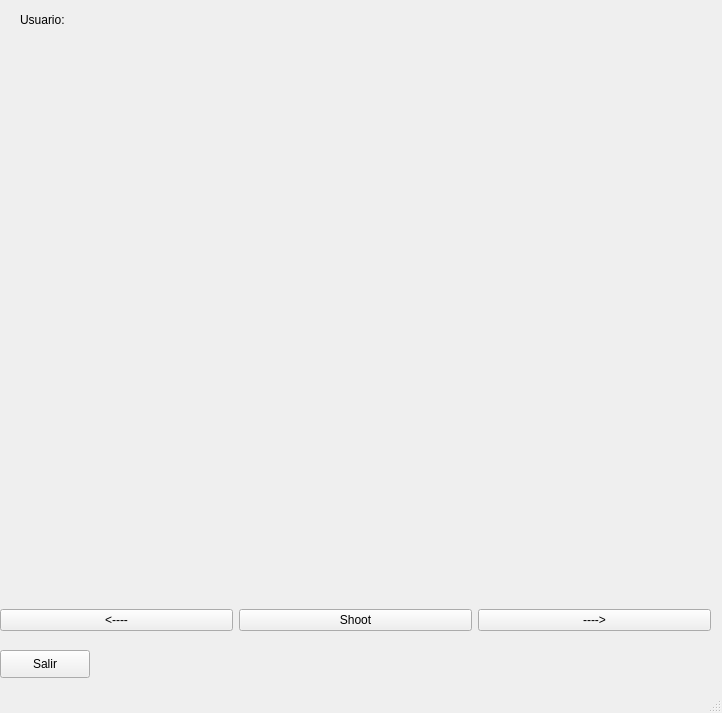
<?xml version="1.0" encoding="UTF-8"?>
<ui version="4.0">
 <class>MainWindow</class>
 <widget class="QMainWindow" name="MainWindow">
  <property name="geometry">
   <rect>
    <x>0</x>
    <y>0</y>
    <width>722</width>
    <height>713</height>
   </rect>
  </property>
  <property name="windowTitle">
   <string>MainWindow</string>
  </property>
  <widget class="QWidget" name="centralwidget">
   <widget class="QLabel" name="rick_label">
    <property name="geometry">
     <rect>
      <x>360</x>
      <y>526</y>
      <width>32</width>
      <height>32</height>
     </rect>
    </property>
    <property name="layoutDirection">
     <enum>Qt::LeftToRight</enum>
    </property>
    <property name="text">
     <string/>
    </property>
    <property name="pixmap">
     <pixmap>sprites/rick_0.png</pixmap>
    </property>
    <property name="scaledContents">
     <bool>true</bool>
    </property>
   </widget>
   <widget class="QWidget" name="gridLayoutWidget">
    <property name="geometry">
     <rect>
      <x>20</x>
      <y>50</y>
      <width>681</width>
      <height>541</height>
     </rect>
    </property>
    <layout class="QGridLayout" name="MainGrid" rowminimumheight="0" columnminimumwidth="0">
     <property name="sizeConstraint">
      <enum>QLayout::SetNoConstraint</enum>
     </property>
     <property name="leftMargin">
      <number>0</number>
     </property>
     <property name="rightMargin">
      <number>0</number>
     </property>
     <property name="bottomMargin">
      <number>0</number>
     </property>
     <property name="spacing">
      <number>0</number>
     </property>
    </layout>
   </widget>
   <widget class="QWidget" name="horizontalLayoutWidget">
    <property name="geometry">
     <rect>
      <x>0</x>
      <y>590</y>
      <width>711</width>
      <height>61</height>
     </rect>
    </property>
    <layout class="QHBoxLayout" name="horizontalLayout">
     <item>
      <widget class="QPushButton" name="move_left">
       <property name="text">
        <string>&lt;----</string>
       </property>
      </widget>
     </item>
     <item>
      <widget class="QPushButton" name="shoot">
       <property name="text">
        <string>Shoot</string>
       </property>
      </widget>
     </item>
     <item>
      <widget class="QPushButton" name="move_right">
       <property name="text">
        <string>----&gt;</string>
       </property>
      </widget>
     </item>
    </layout>
   </widget>
   <widget class="QPushButton" name="salir_boton">
    <property name="geometry">
     <rect>
      <x>0</x>
      <y>650</y>
      <width>90</width>
      <height>28</height>
     </rect>
    </property>
    <property name="text">
     <string>Salir</string>
    </property>
   </widget>
   <widget class="QLabel" name="usuario_label">
    <property name="geometry">
     <rect>
      <x>20</x>
      <y>10</y>
      <width>671</width>
      <height>20</height>
     </rect>
    </property>
    <property name="text">
     <string>Usuario:</string>
    </property>
   </widget>
  </widget>
  <widget class="QMenuBar" name="menubar">
   <property name="geometry">
    <rect>
     <x>0</x>
     <y>0</y>
     <width>722</width>
     <height>22</height>
    </rect>
   </property>
  </widget>
  <widget class="QStatusBar" name="statusbar"/>
 </widget>
 <resources/>
 <connections>
  <connection>
   <sender>move_left</sender>
   <signal>clicked()</signal>
   <receiver>MainWindow</receiver>
   <slot>move_left_clicked()</slot>
   <hints>
    <hint type="sourcelabel">
     <x>118</x>
     <y>651</y>
    </hint>
    <hint type="destinationlabel">
     <x>360</x>
     <y>354</y>
    </hint>
   </hints>
  </connection>
  <connection>
   <sender>move_right</sender>
   <signal>clicked()</signal>
   <receiver>MainWindow</receiver>
   <slot>move_right_clicked()</slot>
   <hints>
    <hint type="sourcelabel">
     <x>601</x>
     <y>651</y>
    </hint>
    <hint type="destinationlabel">
     <x>360</x>
     <y>354</y>
    </hint>
   </hints>
  </connection>
  <connection>
   <sender>shoot</sender>
   <signal>clicked()</signal>
   <receiver>MainWindow</receiver>
   <slot>shoot_clicked()</slot>
   <hints>
    <hint type="sourcelabel">
     <x>360</x>
     <y>651</y>
    </hint>
    <hint type="destinationlabel">
     <x>360</x>
     <y>354</y>
    </hint>
   </hints>
  </connection>
  <connection>
   <sender>salir_boton</sender>
   <signal>clicked()</signal>
   <receiver>MainWindow</receiver>
   <slot>salir()</slot>
   <hints>
    <hint type="sourcelabel">
     <x>44</x>
     <y>695</y>
    </hint>
    <hint type="destinationlabel">
     <x>360</x>
     <y>369</y>
    </hint>
   </hints>
  </connection>
 </connections>
 <slots>
  <signal>shoot_signal()</signal>
  <signal>move_character_signal(str)</signal>
  <slot>move_left_clicked()</slot>
  <slot>move_right_clicked()</slot>
  <slot>shoot_clicked()</slot>
  <slot>salir()</slot>
 </slots>
</ui>
